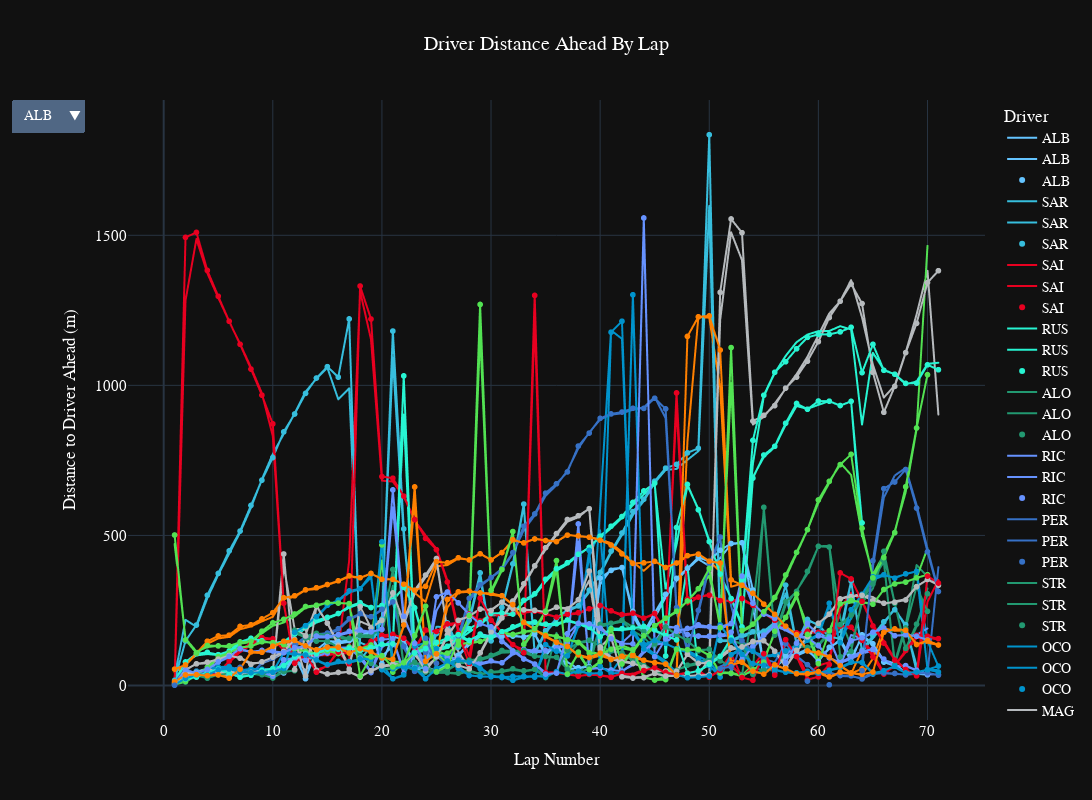

Source (notebook cell):
### Code cell
fig_driver_ahead_addtl=px.scatter(    
    data_frame=distance_mean_median.sort_values(by=['LapNumber']), 
    x="LapNumber", 
    y="Distance to Driver Median",
    color="Driver", 
    hover_data=["GP","Year","Driver"],
    height=800, 
    width=1800,
    template="plotly_dark",
    title="Driver Distance Ahead By Lap",
    color_discrete_map={
                 "ALB": "#64C4FF",
                 "ALO": "#229971",
                 "BOT": "#52e252",
                 "GAS": "#0093cc",
                 "HAM": "#27F4D2",
                 "HUL": "#B6BABD",
                 "LEC": "#E80020",
                 "MAG": "#B6BABD",
                 "NOR": "#FF8000",
                 "OCO": "#0093cc",
                 "PER": "#3671C6",
                 "PIA": "#FF8000",
                 "RIC": "#6692FF",
                 "RUS": "#27F4D2",
                 "SAI": "#E80020",
                 "SAR": "#37BEDD",
                 "STR": "#229971",
                 "TSU": "#6692FF",
                 "VER": "#3671C6",
                 "ZHO": "#52e252"
    }
    )
fig_all_lap_dist.add_traces(
    list(fig_driver_ahead_addtl.select_traces())
)

# fig_all_lap_dist.update_layout(
#     xaxis_title="Distance (m)",
#     yaxis_title="Speed (Km/Hr)",
# )
fig_all_lap_dist.update_layout(
    yaxis = dict(tickfont = dict(size=15)),
    xaxis = dict(tickfont = dict(size=15)),
    font=dict(
        family="PT Sans Narrow",
        size=14,
        color="White"
    ),
    title_font_family="PT Sans Narrow"
)

fig_all_lap_dist.show()
